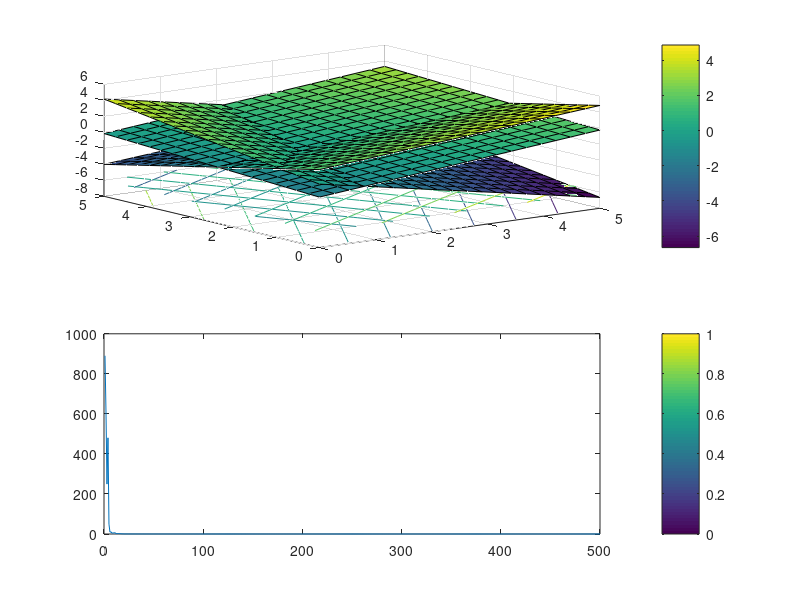
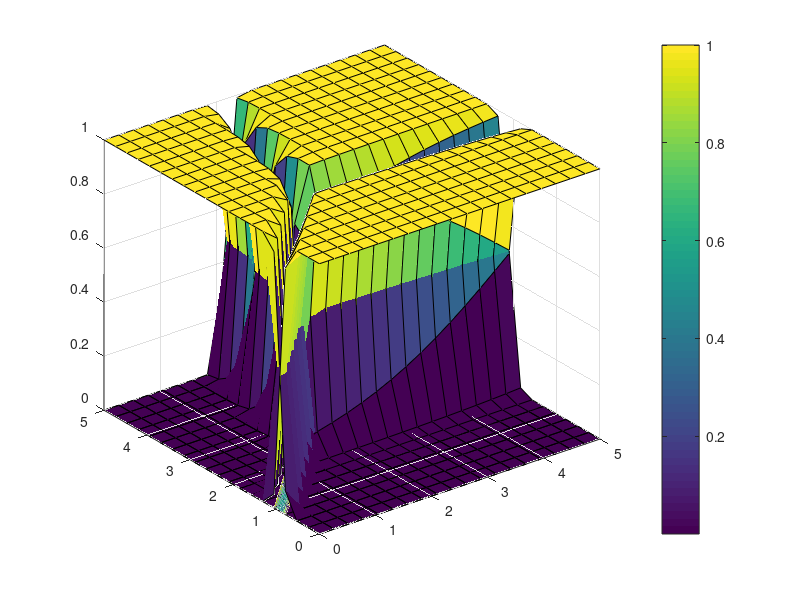

MATLAB code to generate these figures, in order:
## Copyright (C) 2015 Calus Peng
%%@@@@@@@@@@@@@@@@@@@@@@@@@@@@@@@@@@@@@@@@@@@@@@@@@@@@@@@@@@@@@@@@@@@@@@@@@@@@@@
%%@ logistic  model implementation demo for muti-class classfication problem。 @%
%%@ this source code is only used for academic  purpose,if you want to use this@% 
%%@ in you academic project,please cite the source <calus peng ,py79hn@163.com>@%
%%@ or if you want to use it for business purpose, please first send a email to@%
%%@ the author for requesting  permission,or you'll be responsible for your    @%
%%@ Illegal action.                                                            @%
%%Author: Calus Peng <py79hn@163.com>                                          @%
%%Created: 2015-12-05                                                          @%
%%code can be downloaded from github:https://github.com/py79hn/Machine-Learning@%
%%@@@@@@@@@@@@@@@@@@@@@@@@@@@@@@@@@@@@@@@@@@@@@@@@@@@@@@@@@@@@@@@@@@@@@@@@@@@@@@@@%

%%%%%%%%%%%%%%%%%%%%%%%%%%%%%%%%%%%%%%%%%%%%%%%%%%%%%%
%%function to genarate the traing data,
%%K- how many classes
%%%%%%%%%%%%%%%%%%%%%%%%%%%%%%%%%%%%%%%%%%%%%%%%%%%%%%
clear;
function [label,data] = generateData(K)
    many =20;
    a=zeros(K,many);
    b=zeros(K,many);
    
   p1=[1.0,3.0;2.5,4;0.0,1.5];
   p2=[0.5,2.0;2.5,4;2.5,3.5];
    for i=1:K
	 a(i,:)=rand(1,many)*(p1(i,2)-p1(i,1))+p1(i,1);
         b(i,:)=rand(1,many)*(p2(i,2)-p2(i,1))+p2(i,1);
    endfor
 
    aa = [a(1,:),a(2,:),a(3,:)];
    bb = [b(1,:),b(2,:),b(3,:)];
    data = [aa;bb];
    label=zeros(length(data),K);
    start=1;
    for i=1:K
	label(start:start+length(a(i,:))-1,i)=1;
        start=start+length(a(i,:));
    endfor
endfunction

%%%%%%%%%%%%%%%%%%%%%%%%%%%%%%%%%%%%%%%%%%%%%%%%%%%%
%% compute each iterator training step cross entropy
%%%%%%%%%%%%%%%%%%%%%%%%%%%%%%%%%%%%%%%%%%%%%%%%%%%%
function [ entropy ] = computeEnropy(w,data,label)
    resultT = w*data;
    sumexpT = sum(exp(resultT));
    predictT = exp(resultT)./repmat(sumexpT,rows(resultT),1);
   entropy = -sum(sum(log(predictT).*label'));   %calculate cross entropy
endfunction


%%%%%%%%%%%%%%%%%%%%%%%%%%%%%%%%%%%%%%%%%%%%%%%%%%%%%%%%%%%%%%%%
%% paramaters finitialization for logistic classfication model%%
%%K: how many classes
%%D: feature dimension
%%LOOP: training iterators numbers
%%RATE:learning rate
%%%%%%%%%%%%%%%%%%%%%%%%%%%%%%%%%%%%%%%%%%%%%%%%%%%%%%%%%%%%%%%%
clear;
K=3;
D=2;
LOOP=500;
count=1;
RATE=0.01;
[label,data] = generateData(K);
data =[ones(1,length(data));data]; %composite the training data
osum = zeros(1,K);
predict=zeros(1,K);

corssEntropys= zeros(1,LOOP); % store each iterator cross entropy
w=(rand(K,D+1)*2-1)./100;     %initlizate the weight w(K,D+1) in range(-0.01,0.01)

while (count<=LOOP)
  dw=zeros(K,D+1);
  for t=1:length(data)    % iterate on all training data
     for i=1:K
	  osum(i)=0;
	for j=1:D+1
	 osum(i)=osum(i)+w(i,j)*data(j,t);
	endfor
     endfor
       predict=exp(osum)./sum(exp(osum));
     for j=1:D+1
	dw(:,j)=dw(:,j)+(label(t,:)'-predict').*data(j,t);
     endfor
     w=w+RATE*dw;
  endfor
  corssEntropys(1,count) = computeEnropy(w,data,label);
  count+=1;
endwhile

%%%%%%%%%%%%%%%%%%%%%%%%%%%%%%%%%%%%%%%%%%%%%%%%%%%%%%%%%
%%to plot the tarined model on the 3-D coordinate system%%
%%%%%%%%%%%%%%%%%%%%%%%%%%%%%%%%%%%%%%%%%%%%%%%%%%%%%%%%%

x=linspace(0,5,20);
y=linspace(0,5,20);
[xx,yy]=meshgrid(x,y);

tmp_x=reshape(xx,1,length(xx).^2);
tmp_y=reshape(yy,1,length(yy).^2);
tmp_1=ones(size(tmp_x));
plot_data=[tmp_1;tmp_x;tmp_y];

result=w*plot_data;       %prediction value 

sumexp=sum(exp(result));  % used for softmax

figure(1);
subplot(2,1,1);
for k=1:K
    tmp_zz=reshape(result(k,:),length(xx),length(yy));     
    surfc(xx,yy,tmp_zz./10);
    colorbar;
    hold on;
endfor

subplot(2,1,2);
plot(1:length(corssEntropys),corssEntropys);
colorbar;

figure(2); 
for k=1:K
    tmp_zz=reshape(result(k,:),length(xx),length(yy));
    surfc(xx,yy,exp(tmp_zz)./reshape(sumexp,length(xx),length(yy)));
    colorbar;
    hold on;
endfor

